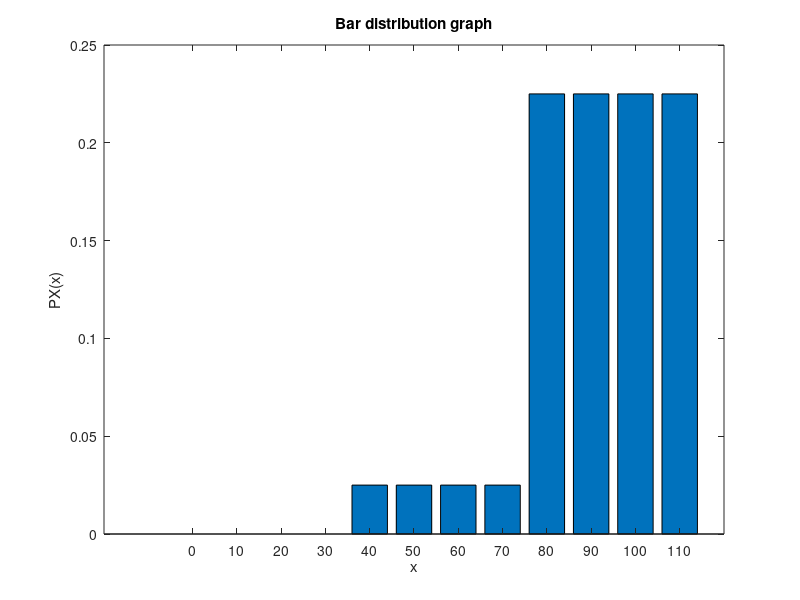

Here is the MATLAB script that generated this plot: (Note: this script raises an error after producing the figure.)

%Creating two arrays both to hold the conditional values
%of the given probability model.
A=[40 50 60 70];
B=[80 90 100 110];

%Creating two vectors 'X' and 'Y' to hold values for
%creating the bar graph distribution.
X=0:10:110;
Y=[];

%Using for and if-else statement to fill up the vector 'Y'
for i = X
    if ismember(i,A)
        Y(end+1)=0.025;
    elseif ismember(i,B)
        Y(end+1)=0.225;
    else
        Y(end+1)=0;
    end
end

%Plotting the bar graph distribution
bar(X,Y)
xlabel('x')
ylabel('PX(x)')
title('Bar distribution graph')
probability([50 0.2 6 120])

%A function to calculate probabilities.
function probability(Z)

    %Creating two arrays both to hold the conditional values
    %of the given probability model.
    A=[40 50 60 70];
    B=[80 90 100 110];
     
    %using For loop to traverse through the given elements
    %stored in the vector 'Z' and comparing them to 
    %the conditional values stored in the two vectors 'A' and 'B' 
    %using if-else statements to return the probabilities
    for i = Z
        if ismember(i,A)
            fprintf('The probability for %g',i)
            fprintf(' is 0.025. \n')
        elseif ismember(i,B)
            fprintf('The probability for %g',i)
            fprintf(' is 0.225. \n')
        else
            fprintf('The probability for %g',i)
            fprintf(' is 0. \n') 
        end
    end
end
